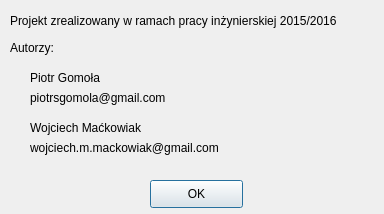
<?xml version="1.0" encoding="UTF-8"?>
<ui version="4.0">
 <class>Dialog</class>
 <widget class="QDialog" name="Dialog">
  <property name="geometry">
   <rect>
    <x>0</x>
    <y>0</y>
    <width>384</width>
    <height>214</height>
   </rect>
  </property>
  <property name="maximumSize">
   <size>
    <width>384</width>
    <height>214</height>
   </size>
  </property>
  <property name="windowTitle">
   <string>Dialog</string>
  </property>
  <widget class="QLabel" name="label">
   <property name="geometry">
    <rect>
     <x>10</x>
     <y>10</y>
     <width>361</width>
     <height>21</height>
    </rect>
   </property>
   <property name="text">
    <string>Projekt zrealizowany w ramach pracy inżynierskiej 2015/2016</string>
   </property>
  </widget>
  <widget class="QLabel" name="label_2">
   <property name="geometry">
    <rect>
     <x>10</x>
     <y>40</y>
     <width>61</width>
     <height>16</height>
    </rect>
   </property>
   <property name="text">
    <string>Autorzy:</string>
   </property>
  </widget>
  <widget class="QLabel" name="label_3">
   <property name="geometry">
    <rect>
     <x>30</x>
     <y>70</y>
     <width>81</width>
     <height>16</height>
    </rect>
   </property>
   <property name="text">
    <string>Piotr Gomoła</string>
   </property>
  </widget>
  <widget class="QLabel" name="label_4">
   <property name="geometry">
    <rect>
     <x>30</x>
     <y>90</y>
     <width>171</width>
     <height>16</height>
    </rect>
   </property>
   <property name="text">
    <string>piotrsgomola@gmail.com</string>
   </property>
  </widget>
  <widget class="QLabel" name="label_5">
   <property name="geometry">
    <rect>
     <x>30</x>
     <y>120</y>
     <width>141</width>
     <height>16</height>
    </rect>
   </property>
   <property name="text">
    <string>Wojciech Maćkowiak</string>
   </property>
  </widget>
  <widget class="QLabel" name="label_6">
   <property name="geometry">
    <rect>
     <x>30</x>
     <y>140</y>
     <width>221</width>
     <height>16</height>
    </rect>
   </property>
   <property name="text">
    <string>wojciech.m.mackowiak@gmail.com</string>
   </property>
  </widget>
  <widget class="QPushButton" name="okButton">
   <property name="geometry">
    <rect>
     <x>150</x>
     <y>180</y>
     <width>93</width>
     <height>28</height>
    </rect>
   </property>
   <property name="text">
    <string>OK</string>
   </property>
  </widget>
 </widget>
 <resources/>
 <connections/>
</ui>
